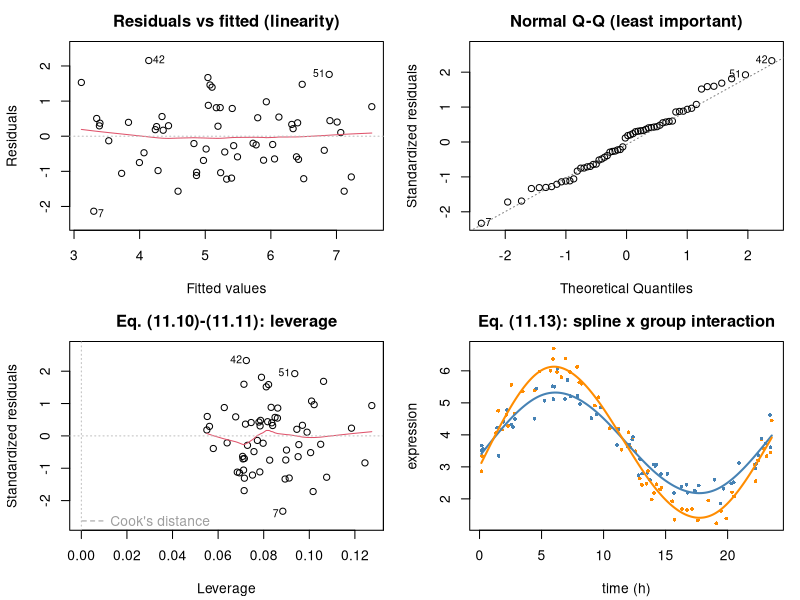

Write R code to recreate this figure.
## ---- chunk 1
suppressPackageStartupMessages(library(splines))
MODULE_NAME <- "11_linear_models"
OUT <- file.path(Sys.getenv("STATS_OUT", unset = "results"), MODULE_NAME)
dir.create(OUT, recursive = TRUE, showWarnings = FALSE)
header <- function(txt) cat("\n", strrep("=", 72), "\n", txt, "\n",
                            strrep("=", 72), "\n", sep = "")
## ---- chunk 2
header("1. Normal equations, hat matrix, standard errors (11.2)-(11.5)")
set.seed(1101)
n <- 60
dat <- data.frame(age = runif(n, 25, 75), treated = rbinom(n, 1, 0.5),
                  batch = factor(sample(0:2, n, TRUE)))
dat$y <- with(dat, 2 + 0.05*age + 1.4*treated + 0.6*(batch=="1") -
                0.4*(batch=="2") + rnorm(n))

ols_from_scratch <- function(X, y) {
  ## QR, never solve(t(X) %*% X): forming the normal equations SQUARES the
  ## condition number (eq. 16.10) and loses half your significant digits.
  qrX <- qr(X); beta <- qr.coef(qrX, y)                      # eq. (11.2)
  fitted <- X %*% beta; resid <- y - fitted
  p <- ncol(X); sigma2 <- sum(resid^2) / (n - p)             # eq. (11.4)
  XtX_inv <- chol2inv(qr.R(qrX))
  se <- sqrt(sigma2 * diag(XtX_inv))
  t <- beta / se                                             # eq. (11.5)
  H <- qr.Q(qrX) %*% t(qr.Q(qrX))                            # eq. (11.3)
  list(beta = beta, se = se, t = t, p = 2*pt(abs(t), n-p, lower.tail = FALSE),
       H = H, leverage = diag(H), sigma2 = sigma2)
}
X <- model.matrix(~ age + treated + batch, data = dat)
mine <- ols_from_scratch(X, dat$y)
fit <- lm(y ~ age + treated + batch, data = dat)
cat(sprintf("  %-14s%13s%11s%9s%19s\n", "term", "beta (mine)", "SE (mine)", "t",
            "lm() beta"))
for (i in seq_along(mine$beta))
  cat(sprintf("  %-14s%13.5f%11.5f%9.3f%19.5f\n", names(mine$beta)[i],
              mine$beta[i], mine$se[i], mine$t[i], coef(fit)[i]))
cat(sprintf("\n  max |mine - lm()| = %.2e\n", max(abs(mine$beta - coef(fit)))))
cat(sprintf("\n  Hat matrix (11.3): symmetric? %s  idempotent? %s  trace = %.6f (= p = %d)\n",
            isTRUE(all.equal(mine$H, t(mine$H))),
            isTRUE(all.equal(mine$H %*% mine$H, mine$H)),
            sum(diag(mine$H)), ncol(X)))

cat("\n--- Numerical stability on a nearly-collinear design ---\n")
tt <- seq(0, 1, length.out = 40)
Xbad <- cbind(1, tt, tt^2, tt^3, tt^4, tt^5)
ybad <- 1 + 2*tt + rnorm(40, 0, 0.01)
cat(sprintf("  condition number of X   : %.3e\n", kappa(Xbad, exact = TRUE)))
cat(sprintf("  condition number of X'X : %.3e\n", kappa(crossprod(Xbad), exact = TRUE)))
b_normal <- solve(crossprod(Xbad), crossprod(Xbad, ybad))
b_qr <- qr.coef(qr(Xbad), ybad)
cat(sprintf("  max |normal-equations - QR|: %.3e\n", max(abs(b_normal - b_qr))))
cat("  lm() uses QR for exactly this reason.\n")
## ---- chunk 3
header("2. Partial F test (11.6); why R^2 cannot select models (11.7)")
fit_red <- lm(y ~ age + treated, data = dat)
av <- anova(fit_red, fit)
p1 <- length(coef(fit)); p0 <- length(coef(fit_red))
F_manual <- ((sum(residuals(fit_red)^2) - sum(residuals(fit)^2)) / (p1 - p0)) /
  (sum(residuals(fit)^2) / (n - p1))
cat(sprintf("  manual F (11.6) = %.4f, df=(%d, %d), p = %.4f\n",
            F_manual, p1 - p0, n - p1, pf(F_manual, p1-p0, n-p1, lower.tail = FALSE)))
cat(sprintf("  anova() F       = %.4f, p = %.4f\n", av[["F"]][2], av[["Pr(>F)"]][2]))

cat("\n  R^2 always increases when you add ANY predictor - even pure noise:\n")
d2 <- dat
cat(sprintf("    %-34s%9s%10s\n", "model", "R^2", "adj R^2"))
f0 <- lm(y ~ age, data = d2)
cat(sprintf("    %-34s%9.4f%10.4f\n", "y ~ age", summary(f0)$r.squared,
            summary(f0)$adj.r.squared))
set.seed(1102)
for (k in 1:5) {
  d2[[paste0("noise", k)]] <- rnorm(n)
  form <- as.formula(paste("y ~ age +", paste0("noise", 1:k, collapse = " + ")))
  f_ <- lm(form, data = d2)
  cat(sprintf("    %-34s%9.4f%10.4f\n", sprintf("+ %d pure-noise predictors", k),
              summary(f_)$r.squared, summary(f_)$adj.r.squared))
}
cat("  Adjusted R^2 penalises p, but neither is a validation metric (Module 31).\n")
## ---- chunk 4
header("3. CI for the mean vs PI for an observation (11.8)-(11.9)")
fit_s <- lm(y ~ age, data = dat)
nd <- data.frame(age = 50)
ci <- predict(fit_s, nd, interval = "confidence")
pi_ <- predict(fit_s, nd, interval = "prediction")
cat(sprintf("  at age = 50: fitted = %.4f\n", ci[1]))
cat(sprintf("    95%% CI for the MEAN  [%.4f, %.4f]  width %.4f\n",
            ci[2], ci[3], ci[3] - ci[2]))
cat(sprintf("    95%% PI for an OBS    [%.4f, %.4f]  width %.4f\n",
            pi_[2], pi_[3], pi_[3] - pi_[2]))
cat("\n  As n grows the CI shrinks to zero but the PI converges to ~ +/-1.96 sigma:\n")
set.seed(1103)
for (nn in c(30, 300, 3000, 30000)) {
  a <- runif(nn, 25, 75); yy <- 2 + 0.05*a + rnorm(nn)
  f_ <- lm(yy ~ a)
  c_ <- predict(f_, data.frame(a = 50), interval = "confidence")
  p_ <- predict(f_, data.frame(a = 50), interval = "prediction")
  cat(sprintf("    n=%6d: CI width %.4f   PI width %.4f\n", nn,
              c_[3]-c_[2], p_[3]-p_[2]))
}
cat("  The extra 1 in eq. (11.9) is irreducible noise. The PI does NOT shrink.\n")
## ---- chunk 5
header("4. Diagnostics: leverage, Cook's D, VIF (11.10)-(11.12)")
lev <- hatvalues(fit); ck <- cooks.distance(fit); p_ <- length(coef(fit))
cat(sprintf("  leverage rule of thumb 2p/n = %.4f: %d points flagged\n",
            2*p_/n, sum(lev > 2*p_/n)))
cat(sprintf("  Cook's D rule of thumb 4/n  = %.4f: %d points flagged\n",
            4/n, sum(ck > 4/n)))
cat(sprintf("  from-scratch leverage matches hatvalues(): %s\n",
            isTRUE(all.equal(unname(sort(lev)), sort(mine$leverage)))))
sr <- rstandard(fit)
cat("\n  High leverage != influential. Both are needed:\n")
cat(sprintf("    %-8s%10s%13s%10s\n", "point", "leverage", "|std resid|", "Cook D"))
for (i in order(-ck)[1:4])
  cat(sprintf("    %-8d%10.4f%13.4f%10.4f\n", i, lev[i], abs(sr[i]), ck[i]))

vif_manual <- function(X, j) {
  others <- X[, -j, drop = FALSE]
  1 / (1 - summary(lm(X[, j] ~ others - 1))$r.squared)          # eq. (11.12)
}
set.seed(1104)
z1 <- rnorm(n); z2 <- 0.97*z1 + rnorm(n, 0, 0.24)
Xv <- cbind(1, age = dat$age, z1 = z1, z2 = z2)
cat("\n  VIF (11.12) for a design with an induced collinearity:\n")
for (j in 2:4) {
  v <- vif_manual(Xv, j)
  cat(sprintf("    %-6s VIF = %7.2f  -> SE inflated %.2fx%s\n",
              colnames(Xv)[j], v, sqrt(v), if (v > 10) "   <-- serious" else ""))
}
## ---- chunk 6
header("5. Splines: linear in the PARAMETERS (11.13)")
set.seed(1105)
tt <- sort(runif(120, 0, 24))
grp <- rep(0:1, 60)
expr <- 3 + 2*sin(tt/24*2*pi) + 0.06*tt + 0.8*grp*sin(tt/24*2*pi) + rnorm(120, 0, 0.35)
dt <- data.frame(expr = expr, t = tt, grp = factor(grp))
m_lin <- lm(expr ~ t, data = dt)
m_spl <- lm(expr ~ ns(t, df = 5), data = dt)
m_int <- lm(expr ~ ns(t, df = 5) * grp, data = dt)
cat(sprintf("  %-34s%5s%10s%10s\n", "model", "df", "RSS", "adj R^2"))
for (z in list(list("expr ~ t (linear)", m_lin), list("expr ~ ns(t, df=5)", m_spl),
               list("expr ~ ns(t, df=5) * group", m_int)))
  cat(sprintf("  %-34s%5d%10.3f%10.4f\n", z[[1]], z[[2]]$rank - 1,
              sum(residuals(z[[2]])^2), summary(z[[2]])$adj.r.squared))
av2 <- anova(m_spl, m_int)
cat(sprintf("\n  Treatment x time interaction test (11.6): F = %.3f, p = %.3e\n",
            av2[["F"]][2], av2[["Pr(>F)"]][2]))
cat("  This is how to ask 'do the groups follow different smooth trajectories?'\n")
cat("  NOTE ns() (natural splines) constrains the fit to be LINEAR beyond the\n")
cat("  boundary knots, which tames the wild tails of unrestricted polynomials.\n")
## ---- chunk 7
header("6. Ranking the assumption violations by damage done")
fpr_under <- function(violation, n_sim = 2000, n = 30) {
  mean(replicate(n_sim, {
    if (violation == "none") { x <- rnorm(n); y <- rnorm(n) }
    else if (violation == "non-normal residuals") { x <- rnorm(n); y <- rt(n, 3)*0.7 }
    else if (violation == "heteroscedasticity") {
      x <- rnorm(n); y <- rnorm(n, 0, 0.2 + 1.5*abs(x)) }
    else {   # dependence: 6 clusters of 5
      cl <- rep(rnorm(6, 0, 1.2), each = 5)
      x <- rep(rnorm(6), each = 5) + rnorm(n, 0, 0.3)
      y <- cl + rnorm(n, 0, 0.5) }
    coef(summary(lm(y ~ x)))["x", "Pr(>|t|)"] < 0.05
  }))
}
set.seed(1106)
cat(sprintf("  %-28s%21s  (nominal 5%%)\n", "violation", "false-positive rate"))
for (v in c("none", "non-normal residuals", "heteroscedasticity", "dependence (clusters)"))
  cat(sprintf("  %-28s%20.1f%%\n", v, 100 * fpr_under(v)))
cat("\n  Non-normal residuals: barely matters at n=30 (the CLT, eq. 4.5).\n")
cat("  Heteroscedasticity : distorts SEs - fix with HC3 (Module 05).\n")
cat("  DEPENDENCE         : catastrophic, and INVISIBLE in residual plots.\n")
cat("  Fix dependence by design or with a mixed model (Module 14).\n")
## ---- chunk 8
png(file.path(OUT, "linear_models.png"), width = 1100, height = 800, res = 110)
par(mfrow = c(2, 2), mar = c(4.2, 4.2, 2.5, 1))
plot(fit, which = 1, caption = "", main = "Residuals vs fitted (linearity)")
plot(fit, which = 2, caption = "", main = "Normal Q-Q (least important)")
plot(fit, which = 5, caption = "", main = "Eq. (11.10)-(11.11): leverage")
grid_t <- data.frame(t = seq(min(dt$t), max(dt$t), length.out = 200))
plot(dt$t, dt$expr, col = c("steelblue", "darkorange")[dt$grp], pch = 16, cex = 0.6,
     xlab = "time (h)", ylab = "expression",
     main = "Eq. (11.13): spline x group interaction")
for (g in 0:1) {
  gg <- grid_t; gg$grp <- factor(g, levels = c("0", "1"))
  lines(gg$t, predict(m_int, gg), col = c("steelblue", "darkorange")[g+1], lwd = 2)
}
invisible(dev.off())
cat("\nFigure written to", file.path(OUT, "linear_models.png"), "\n")
